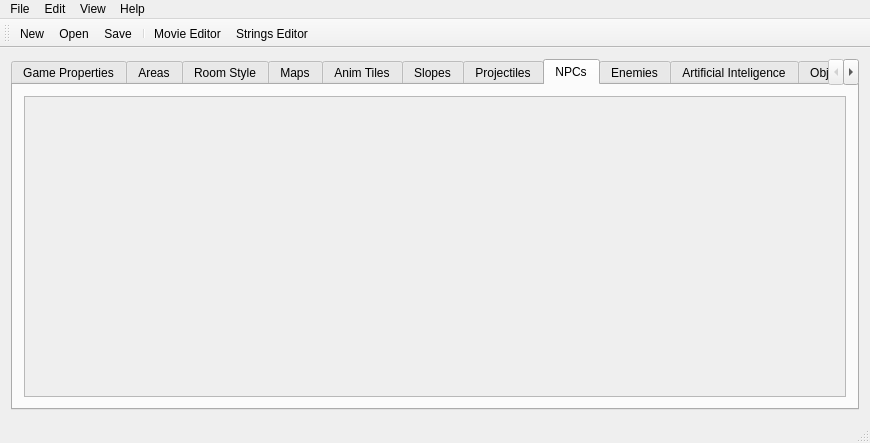
<?xml version="1.0" encoding="UTF-8"?>
<ui version="4.0">
 <class>MainWindow</class>
 <widget class="QMainWindow" name="MainWindow">
  <property name="geometry">
   <rect>
    <x>0</x>
    <y>0</y>
    <width>870</width>
    <height>443</height>
   </rect>
  </property>
  <property name="sizePolicy">
   <sizepolicy hsizetype="Expanding" vsizetype="Expanding">
    <horstretch>0</horstretch>
    <verstretch>0</verstretch>
   </sizepolicy>
  </property>
  <property name="maximumSize">
   <size>
    <width>16777215</width>
    <height>16777215</height>
   </size>
  </property>
  <property name="windowTitle">
   <string>Movie Editor</string>
  </property>
  <widget class="QWidget" name="centralWidget">
   <property name="sizePolicy">
    <sizepolicy hsizetype="Maximum" vsizetype="Maximum">
     <horstretch>0</horstretch>
     <verstretch>0</verstretch>
    </sizepolicy>
   </property>
   <layout class="QGridLayout" name="gridLayout">
    <item row="0" column="0">
     <widget class="QTabWidget" name="areaEditTabWidget">
      <property name="sizePolicy">
       <sizepolicy hsizetype="Expanding" vsizetype="Expanding">
        <horstretch>0</horstretch>
        <verstretch>0</verstretch>
       </sizepolicy>
      </property>
      <property name="currentIndex">
       <number>7</number>
      </property>
      <widget class="QWidget" name="game_tab">
       <attribute name="title">
        <string>Game Properties</string>
       </attribute>
       <layout class="QGridLayout" name="gridLayout_16">
        <item row="0" column="0">
         <widget class="QScrollArea" name="gamePropertiesScrollarea">
          <property name="widgetResizable">
           <bool>true</bool>
          </property>
          <widget class="QWidget" name="GamePropertiesScrollareaContents">
           <property name="geometry">
            <rect>
             <x>0</x>
             <y>0</y>
             <width>828</width>
             <height>273</height>
            </rect>
           </property>
          </widget>
         </widget>
        </item>
       </layout>
      </widget>
      <widget class="QWidget" name="tab_3">
       <attribute name="title">
        <string>Areas</string>
       </attribute>
       <layout class="QGridLayout" name="gridLayout_5">
        <item row="0" column="0">
         <widget class="QScrollArea" name="areaEditScrollArea">
          <property name="widgetResizable">
           <bool>true</bool>
          </property>
          <widget class="QWidget" name="AreaEditWidgetContents">
           <property name="geometry">
            <rect>
             <x>0</x>
             <y>0</y>
             <width>828</width>
             <height>273</height>
            </rect>
           </property>
          </widget>
         </widget>
        </item>
       </layout>
      </widget>
      <widget class="QWidget" name="tab">
       <attribute name="title">
        <string>Room Style</string>
       </attribute>
       <layout class="QGridLayout" name="gridLayout_2">
        <item row="0" column="0">
         <widget class="QScrollArea" name="StyleScrollArea">
          <property name="widgetResizable">
           <bool>true</bool>
          </property>
          <widget class="QWidget" name="StyleScrollAreaWidgetContents">
           <property name="geometry">
            <rect>
             <x>0</x>
             <y>0</y>
             <width>828</width>
             <height>273</height>
            </rect>
           </property>
          </widget>
         </widget>
        </item>
       </layout>
      </widget>
      <widget class="QWidget" name="maps_tab">
       <attribute name="title">
        <string>Maps</string>
       </attribute>
       <layout class="QGridLayout" name="gridLayout_17">
        <item row="0" column="0">
         <widget class="QScrollArea" name="MapScrollArea">
          <property name="widgetResizable">
           <bool>true</bool>
          </property>
          <widget class="QWidget" name="scrollAreaWidgetContents_2">
           <property name="geometry">
            <rect>
             <x>0</x>
             <y>0</y>
             <width>828</width>
             <height>273</height>
            </rect>
           </property>
          </widget>
         </widget>
        </item>
       </layout>
      </widget>
      <widget class="QWidget" name="anim_blocks_tab">
       <attribute name="title">
        <string>Anim Tiles</string>
       </attribute>
       <layout class="QGridLayout" name="gridLayout_4">
        <item row="0" column="0">
         <widget class="QScrollArea" name="anim_tab_scrollArea">
          <property name="widgetResizable">
           <bool>true</bool>
          </property>
          <widget class="QWidget" name="scrollAnimContents">
           <property name="geometry">
            <rect>
             <x>0</x>
             <y>0</y>
             <width>828</width>
             <height>273</height>
            </rect>
           </property>
          </widget>
         </widget>
        </item>
       </layout>
      </widget>
      <widget class="QWidget" name="slopesTab">
       <attribute name="title">
        <string>Slopes</string>
       </attribute>
       <layout class="QGridLayout" name="gridLayout_6">
        <item row="0" column="0">
         <widget class="QScrollArea" name="SlopeEditScrollArea">
          <property name="widgetResizable">
           <bool>true</bool>
          </property>
          <widget class="QWidget" name="SlopeEditscrollAreaWidgetContents">
           <property name="geometry">
            <rect>
             <x>0</x>
             <y>0</y>
             <width>828</width>
             <height>273</height>
            </rect>
           </property>
          </widget>
         </widget>
        </item>
       </layout>
      </widget>
      <widget class="QWidget" name="tab_projectiles">
       <attribute name="title">
        <string>Projectiles</string>
       </attribute>
       <layout class="QVBoxLayout" name="verticalLayout_2">
        <item>
         <widget class="QScrollArea" name="ProjectileScrollArea">
          <property name="widgetResizable">
           <bool>true</bool>
          </property>
          <widget class="QWidget" name="scrollAreaWidgetContents_4">
           <property name="geometry">
            <rect>
             <x>0</x>
             <y>0</y>
             <width>828</width>
             <height>273</height>
            </rect>
           </property>
          </widget>
         </widget>
        </item>
       </layout>
      </widget>
      <widget class="QWidget" name="tab_npc_edit">
       <attribute name="title">
        <string>NPCs</string>
       </attribute>
       <layout class="QGridLayout" name="gridLayout_3">
        <item row="0" column="0">
         <widget class="QScrollArea" name="NpcEditScrollArea">
          <property name="widgetResizable">
           <bool>true</bool>
          </property>
          <widget class="QWidget" name="scrollAreaWidgetContents">
           <property name="geometry">
            <rect>
             <x>0</x>
             <y>0</y>
             <width>828</width>
             <height>273</height>
            </rect>
           </property>
          </widget>
         </widget>
        </item>
       </layout>
      </widget>
      <widget class="QWidget" name="enemy_tab">
       <attribute name="title">
        <string>Enemies</string>
       </attribute>
       <layout class="QGridLayout" name="gridLayout_11">
        <item row="0" column="0">
         <widget class="QScrollArea" name="EnemyScrollArea">
          <property name="widgetResizable">
           <bool>true</bool>
          </property>
          <widget class="QWidget" name="scrollAreaWidgetContents_5">
           <property name="geometry">
            <rect>
             <x>0</x>
             <y>0</y>
             <width>828</width>
             <height>273</height>
            </rect>
           </property>
          </widget>
         </widget>
        </item>
       </layout>
      </widget>
      <widget class="QWidget" name="ai_tab">
       <attribute name="title">
        <string>Artificial Inteligence</string>
       </attribute>
       <layout class="QGridLayout" name="gridLayout_12">
        <item row="0" column="0">
         <widget class="QScrollArea" name="AIScrollArea">
          <property name="widgetResizable">
           <bool>true</bool>
          </property>
          <widget class="QWidget" name="scrollAreaWidgetContents_6">
           <property name="geometry">
            <rect>
             <x>0</x>
             <y>0</y>
             <width>828</width>
             <height>273</height>
            </rect>
           </property>
          </widget>
         </widget>
        </item>
       </layout>
      </widget>
      <widget class="QWidget" name="object_tab">
       <attribute name="title">
        <string>Objects</string>
       </attribute>
       <layout class="QGridLayout" name="gridLayout_14">
        <item row="0" column="0">
         <widget class="QScrollArea" name="ObjectScrollArea">
          <property name="widgetResizable">
           <bool>true</bool>
          </property>
          <widget class="QWidget" name="scrollAreaWidgetContents_7">
           <property name="geometry">
            <rect>
             <x>0</x>
             <y>0</y>
             <width>828</width>
             <height>273</height>
            </rect>
           </property>
          </widget>
         </widget>
        </item>
       </layout>
      </widget>
     </widget>
    </item>
   </layout>
  </widget>
  <widget class="QToolBar" name="mainToolBar">
   <attribute name="toolBarArea">
    <enum>TopToolBarArea</enum>
   </attribute>
   <attribute name="toolBarBreak">
    <bool>false</bool>
   </attribute>
   <addaction name="actionNew"/>
   <addaction name="actionOpen"/>
   <addaction name="actionSave"/>
   <addaction name="separator"/>
   <addaction name="actionMovie_Editor"/>
   <addaction name="actionStrings_Editor"/>
  </widget>
  <widget class="QStatusBar" name="statusBar"/>
  <widget class="QMenuBar" name="menuBar">
   <property name="geometry">
    <rect>
     <x>0</x>
     <y>0</y>
     <width>870</width>
     <height>28</height>
    </rect>
   </property>
   <widget class="QMenu" name="menuFILE">
    <property name="title">
     <string>File</string>
    </property>
    <addaction name="actionNew"/>
    <addaction name="actionOpen"/>
    <addaction name="actionSave"/>
    <addaction name="actionSwap_Maps"/>
    <addaction name="actionReset_Stage_Links"/>
    <addaction name="actionReset_Map"/>
    <addaction name="separator"/>
    <addaction name="actionScenes_Editor"/>
    <addaction name="actionImage_Browser"/>
    <addaction name="separator"/>
    <addaction name="actionQuit"/>
   </widget>
   <widget class="QMenu" name="menuHelp">
    <property name="title">
     <string>Help</string>
    </property>
    <addaction name="actionAbout"/>
   </widget>
   <widget class="QMenu" name="menuEdit">
    <property name="title">
     <string>Edit</string>
    </property>
    <addaction name="actionCopy"/>
    <addaction name="actionPaste"/>
   </widget>
   <widget class="QMenu" name="menuView">
    <property name="title">
     <string>View</string>
    </property>
    <widget class="QMenu" name="menuLevel">
     <property name="title">
      <string>Level</string>
     </property>
     <addaction name="actionOne"/>
     <addaction name="actionTwo"/>
     <addaction name="actionThree"/>
    </widget>
    <widget class="QMenu" name="menuZoom">
     <property name="title">
      <string>Zoom</string>
     </property>
     <addaction name="actionZoomOne"/>
     <addaction name="actionZoomTwo"/>
     <addaction name="actionZoomThree"/>
    </widget>
    <addaction name="menuLevel"/>
    <addaction name="menuZoom"/>
    <addaction name="actionGRID"/>
    <addaction name="actionObjects"/>
    <addaction name="actionEnemies"/>
    <addaction name="actionViewNPCs"/>
    <addaction name="actionTeleporters"/>
    <addaction name="actionOverlay"/>
   </widget>
   <addaction name="menuFILE"/>
   <addaction name="menuEdit"/>
   <addaction name="menuView"/>
   <addaction name="menuHelp"/>
  </widget>
  <action name="actionAbout">
   <property name="text">
    <string>About</string>
   </property>
  </action>
  <action name="actionCopy">
   <property name="text">
    <string>Copy</string>
   </property>
  </action>
  <action name="actionPaste">
   <property name="text">
    <string>Paste</string>
   </property>
  </action>
  <action name="actionNew">
   <property name="enabled">
    <bool>true</bool>
   </property>
   <property name="icon">
    <iconset>
     <normalon>:/toolbar_icons/New</normalon>
    </iconset>
   </property>
   <property name="text">
    <string>New</string>
   </property>
   <property name="toolTip">
    <string>New Game</string>
   </property>
  </action>
  <action name="actionOpen">
   <property name="enabled">
    <bool>true</bool>
   </property>
   <property name="icon">
    <iconset resource="resources/icons/icons.qrc">
     <normaloff>:/toolbar_icons/Open</normaloff>
     <normalon>:/toolbar_icons/Save</normalon>:/toolbar_icons/Open</iconset>
   </property>
   <property name="text">
    <string>Open</string>
   </property>
  </action>
  <action name="actionQuit">
   <property name="text">
    <string>Quit</string>
   </property>
  </action>
  <action name="actionSave">
   <property name="icon">
    <iconset resource="resources/icons/icons.qrc">
     <normaloff>:/toolbar_icons/Save</normaloff>:/toolbar_icons/Save</iconset>
   </property>
   <property name="text">
    <string>Save</string>
   </property>
   <property name="shortcut">
    <string>Ctrl+S</string>
   </property>
  </action>
  <action name="actionAdd">
   <property name="icon">
    <iconset resource="resources/icons/icons.qrc">
     <normaloff>:/toolbar_icons/list-add.png</normaloff>:/toolbar_icons/list-add.png</iconset>
   </property>
   <property name="text">
    <string>Add</string>
   </property>
  </action>
  <action name="actionLayer_Level">
   <property name="icon">
    <iconset resource="resources/icons/icons.qrc">
     <normaloff>:/toolbar_icons/format-list-ordered.png</normaloff>:/toolbar_icons/format-list-ordered.png</iconset>
   </property>
   <property name="text">
    <string>Layer Level</string>
   </property>
   <property name="toolTip">
    <string>Layer Level</string>
   </property>
  </action>
  <action name="actionOne">
   <property name="text">
    <string>one</string>
   </property>
  </action>
  <action name="actionTwo">
   <property name="text">
    <string>two</string>
   </property>
  </action>
  <action name="actionThree">
   <property name="text">
    <string>three</string>
   </property>
  </action>
  <action name="actionReset_Map">
   <property name="icon">
    <iconset resource="resources/icons/icons.qrc">
     <normaloff>:/toolbar_icons/archive-remove.png</normaloff>:/toolbar_icons/archive-remove.png</iconset>
   </property>
   <property name="text">
    <string>Reset Map</string>
   </property>
   <property name="toolTip">
    <string>Clear all map tiles</string>
   </property>
  </action>
  <action name="actionSwap_Maps">
   <property name="text">
    <string>Swap Stages</string>
   </property>
  </action>
  <action name="actionScenes_Editor">
   <property name="text">
    <string>Movie Editor</string>
   </property>
  </action>
  <action name="actionObjects">
   <property name="checkable">
    <bool>true</bool>
   </property>
   <property name="checked">
    <bool>true</bool>
   </property>
   <property name="text">
    <string>Objects</string>
   </property>
  </action>
  <action name="actionEnemies">
   <property name="checkable">
    <bool>true</bool>
   </property>
   <property name="checked">
    <bool>true</bool>
   </property>
   <property name="text">
    <string>Enemies</string>
   </property>
  </action>
  <action name="actionTeleporters">
   <property name="checkable">
    <bool>true</bool>
   </property>
   <property name="checked">
    <bool>true</bool>
   </property>
   <property name="text">
    <string>Teleporters</string>
   </property>
  </action>
  <action name="actionImage_Browser">
   <property name="text">
    <string>Image Browser</string>
   </property>
  </action>
  <action name="actionMovie_Editor">
   <property name="icon">
    <iconset resource="resources/icons/icons.qrc">
     <normaloff>:/toolbar_icons/insert-image.png</normaloff>:/toolbar_icons/insert-image.png</iconset>
   </property>
   <property name="text">
    <string>Movie Editor</string>
   </property>
  </action>
  <action name="actionStrings_Editor">
   <property name="icon">
    <iconset resource="resources/icons/icons.qrc">
     <normaloff>:/toolbar_icons/draw-text.png</normaloff>:/toolbar_icons/draw-text.png</iconset>
   </property>
   <property name="text">
    <string>Strings Editor</string>
   </property>
  </action>
  <action name="actionReset_Stage_Links">
   <property name="icon">
    <iconset resource="resources/icons/icons.qrc">
     <normaloff>:/toolbar_icons/dialog-warning.png</normaloff>:/toolbar_icons/dialog-warning.png</iconset>
   </property>
   <property name="text">
    <string>Reset Stage Links</string>
   </property>
   <property name="toolTip">
    <string>Remove All Map Links</string>
   </property>
  </action>
  <action name="actionZoomOne">
   <property name="text">
    <string>One</string>
   </property>
  </action>
  <action name="actionZoomTwo">
   <property name="text">
    <string>Two</string>
   </property>
  </action>
  <action name="actionZoomThree">
   <property name="text">
    <string>Three</string>
   </property>
  </action>
  <action name="actionGRID">
   <property name="checkable">
    <bool>true</bool>
   </property>
   <property name="checked">
    <bool>true</bool>
   </property>
   <property name="text">
    <string>gRID</string>
   </property>
  </action>
  <action name="actionOverlay">
   <property name="checkable">
    <bool>true</bool>
   </property>
   <property name="checked">
    <bool>true</bool>
   </property>
   <property name="text">
    <string>Overlay</string>
   </property>
  </action>
  <action name="actionViewNPCs">
   <property name="checkable">
    <bool>true</bool>
   </property>
   <property name="checked">
    <bool>true</bool>
   </property>
   <property name="text">
    <string>NPCs</string>
   </property>
  </action>
 </widget>
 <layoutdefault spacing="6" margin="11"/>
 <resources>
  <include location="resources/icons/icons.qrc"/>
  <include location="resources/icons/icons.qrc"/>
  <include location="resources/icons/icons.qrc"/>
 </resources>
 <connections/>
</ui>
